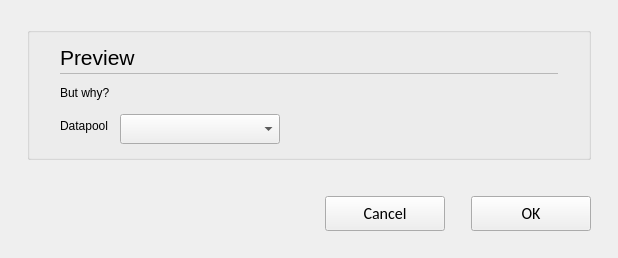
<?xml version="1.0" encoding="UTF-8"?>
<ui version="4.0">
 <class>C_CieImportDatapoolSelectWidget</class>
 <widget class="QWidget" name="C_CieImportDatapoolSelectWidget">
  <property name="geometry">
   <rect>
    <x>0</x>
    <y>0</y>
    <width>618</width>
    <height>258</height>
   </rect>
  </property>
  <property name="windowTitle">
   <string>C_CieImportDatapoolSelectWidget</string>
  </property>
  <layout class="QVBoxLayout" name="verticalLayout">
   <property name="leftMargin">
    <number>27</number>
   </property>
   <property name="topMargin">
    <number>27</number>
   </property>
   <property name="rightMargin">
    <number>27</number>
   </property>
   <property name="bottomMargin">
    <number>0</number>
   </property>
   <item>
    <widget class="stw::opensyde_gui_elements::C_OgeGbx" name="pc_GroupBoxGeneral_5">
     <property name="title">
      <string/>
     </property>
     <layout class="QVBoxLayout" name="verticalLayout_6">
      <property name="spacing">
       <number>0</number>
      </property>
      <property name="leftMargin">
       <number>30</number>
      </property>
      <property name="rightMargin">
       <number>30</number>
      </property>
      <property name="bottomMargin">
       <number>13</number>
      </property>
      <item>
       <layout class="QHBoxLayout" name="horizontalLayout_7" stretch="0,1">
        <property name="spacing">
         <number>6</number>
        </property>
        <item>
         <widget class="stw::opensyde_gui_elements::C_OgeLabContextMenuBase" name="pc_LabelHeadingPreview">
          <property name="styleRole" stdset="0">
           <string>heading-group-bold</string>
          </property>
          <property name="minimumSize">
           <size>
            <width>0</width>
            <height>30</height>
           </size>
          </property>
          <property name="maximumSize">
           <size>
            <width>16777215</width>
            <height>30</height>
           </size>
          </property>
          <property name="font">
           <font>
            <family>Segoe UI</family>
            <pointsize>16</pointsize>
           </font>
          </property>
          <property name="text">
           <string>Preview</string>
          </property>
         </widget>
        </item>
        <item>
         <spacer name="horizontalSpacer_10">
          <property name="orientation">
           <enum>Qt::Horizontal</enum>
          </property>
          <property name="sizeHint" stdset="0">
           <size>
            <width>40</width>
            <height>1</height>
           </size>
          </property>
         </spacer>
        </item>
       </layout>
      </item>
      <item>
       <layout class="QHBoxLayout" name="horizontalLayout_20" stretch="0">
        <property name="spacing">
         <number>0</number>
        </property>
        <property name="topMargin">
         <number>1</number>
        </property>
        <property name="rightMargin">
         <number>0</number>
        </property>
        <property name="bottomMargin">
         <number>0</number>
        </property>
        <item>
         <widget class="stw::opensyde_gui_elements::C_OgeFraSeparator" name="pc_Frame_3">
          <property name="minimumSize">
           <size>
            <width>0</width>
            <height>1</height>
           </size>
          </property>
          <property name="maximumSize">
           <size>
            <width>16777215</width>
            <height>1</height>
           </size>
          </property>
          <property name="frameShape">
           <enum>QFrame::StyledPanel</enum>
          </property>
          <property name="frameShadow">
           <enum>QFrame::Raised</enum>
          </property>
         </widget>
        </item>
       </layout>
      </item>
      <item>
       <spacer name="verticalSpacer_6">
        <property name="orientation">
         <enum>Qt::Vertical</enum>
        </property>
        <property name="sizeType">
         <enum>QSizePolicy::Fixed</enum>
        </property>
        <property name="sizeHint" stdset="0">
         <size>
          <width>6</width>
          <height>6</height>
         </size>
        </property>
       </spacer>
      </item>
      <item>
       <widget class="stw::opensyde_gui_elements::C_OgeLabToolTipBase" name="pc_LabDescription">
        <property name="styleRole" stdset="0">
         <string>group-item</string>
        </property>
        <property name="text">
         <string>But why?</string>
        </property>
        <property name="wordWrap">
         <bool>true</bool>
        </property>
       </widget>
      </item>
      <item>
       <spacer name="verticalSpacer">
        <property name="orientation">
         <enum>Qt::Vertical</enum>
        </property>
        <property name="sizeType">
         <enum>QSizePolicy::Fixed</enum>
        </property>
        <property name="sizeHint" stdset="0">
         <size>
          <width>6</width>
          <height>9</height>
         </size>
        </property>
       </spacer>
      </item>
      <item>
       <layout class="QFormLayout" name="formLayout_Information">
        <property name="horizontalSpacing">
         <number>12</number>
        </property>
        <item row="0" column="0">
         <widget class="stw::opensyde_gui_elements::C_OgeLabToolTipBase" name="pc_LabDatapool">
          <property name="styleRole" stdset="0">
           <string>group-item</string>
          </property>
          <property name="text">
           <string>Datapool</string>
          </property>
         </widget>
        </item>
        <item row="0" column="1">
         <widget class="stw::opensyde_gui_elements::C_OgeCbxText" name="pc_CbxDatapools">
          <property name="minimumSize">
           <size>
            <width>160</width>
            <height>30</height>
           </size>
          </property>
          <property name="maximumSize">
           <size>
            <width>160</width>
            <height>30</height>
           </size>
          </property>
          <property name="editable">
           <bool>false</bool>
          </property>
         </widget>
        </item>
       </layout>
      </item>
     </layout>
    </widget>
   </item>
   <item>
    <spacer name="pc_VerticalSpacerButtonsObove">
     <property name="orientation">
      <enum>Qt::Vertical</enum>
     </property>
     <property name="sizeType">
      <enum>QSizePolicy::Fixed</enum>
     </property>
     <property name="sizeHint" stdset="0">
      <size>
       <width>20</width>
       <height>30</height>
      </size>
     </property>
    </spacer>
   </item>
   <item>
    <layout class="QHBoxLayout" name="horizontalLayout_22">
     <item>
      <spacer name="horizontalSpacer_9">
       <property name="orientation">
        <enum>Qt::Horizontal</enum>
       </property>
       <property name="sizeHint" stdset="0">
        <size>
         <width>40</width>
         <height>20</height>
        </size>
       </property>
      </spacer>
     </item>
     <item>
      <widget class="QPushButton" name="pc_PushButtonCancel">
       <property name="styleRole" stdset="0">
        <string>cancel</string>
       </property>
       <property name="minimumSize">
        <size>
         <width>120</width>
         <height>35</height>
        </size>
       </property>
       <property name="maximumSize">
        <size>
         <width>120</width>
         <height>35</height>
        </size>
       </property>
       <property name="font">
        <font>
         <family>Calibri</family>
         <pointsize>12</pointsize>
        </font>
       </property>
       <property name="focusPolicy">
        <enum>Qt::StrongFocus</enum>
       </property>
       <property name="text">
        <string>Cancel</string>
       </property>
      </widget>
     </item>
     <item>
      <spacer name="horizontalSpacer">
       <property name="orientation">
        <enum>Qt::Horizontal</enum>
       </property>
       <property name="sizeType">
        <enum>QSizePolicy::Fixed</enum>
       </property>
       <property name="sizeHint" stdset="0">
        <size>
         <width>20</width>
         <height>20</height>
        </size>
       </property>
      </spacer>
     </item>
     <item>
      <widget class="stw::opensyde_gui_elements::C_OgePubDialog" name="pc_PushButtonOk">
       <property name="minimumSize">
        <size>
         <width>120</width>
         <height>35</height>
        </size>
       </property>
       <property name="maximumSize">
        <size>
         <width>120</width>
         <height>35</height>
        </size>
       </property>
       <property name="font">
        <font>
         <family>Calibri</family>
         <pointsize>12</pointsize>
        </font>
       </property>
       <property name="text">
        <string>OK</string>
       </property>
      </widget>
     </item>
    </layout>
   </item>
   <item>
    <spacer name="verticalSpacer_7">
     <property name="orientation">
      <enum>Qt::Vertical</enum>
     </property>
     <property name="sizeType">
      <enum>QSizePolicy::Fixed</enum>
     </property>
     <property name="sizeHint" stdset="0">
      <size>
       <width>20</width>
       <height>27</height>
      </size>
     </property>
    </spacer>
   </item>
  </layout>
 </widget>
 <customwidgets>
  <customwidget>
   <class>stw::opensyde_gui_elements::C_OgeLabContextMenuBase</class>
   <extends>QLabel</extends>
   <header>C_OgeLabContextMenuBase.hpp</header>
  </customwidget>
  <customwidget>
   <class>stw::opensyde_gui_elements::C_OgeFraSeparator</class>
   <extends>QFrame</extends>
   <header>C_OgeFraSeparator.hpp</header>
   <container>1</container>
  </customwidget>
  <customwidget>
   <class>stw::opensyde_gui_elements::C_OgePubDialog</class>
   <extends>QPushButton</extends>
   <header>C_OgePubDialog.hpp</header>
  </customwidget>
  <customwidget>
   <class>stw::opensyde_gui_elements::C_OgeGbx</class>
   <extends>QGroupBox</extends>
   <header>C_OgeGbx.hpp</header>
   <container>1</container>
  </customwidget>
  <customwidget>

  </customwidget>
  <customwidget>
   <class>stw::opensyde_gui_elements::C_OgeLabToolTipBase</class>
   <extends>QLabel</extends>
   <header>C_OgeLabToolTipBase.hpp</header>
  </customwidget>
  <customwidget>
   <class>stw::opensyde_gui_elements::C_OgeCbxText</class>
   <extends>QComboBox</extends>
   <header>C_OgeCbxText.hpp</header>
  </customwidget>
 </customwidgets>
 <resources/>
 <connections/>
</ui>
